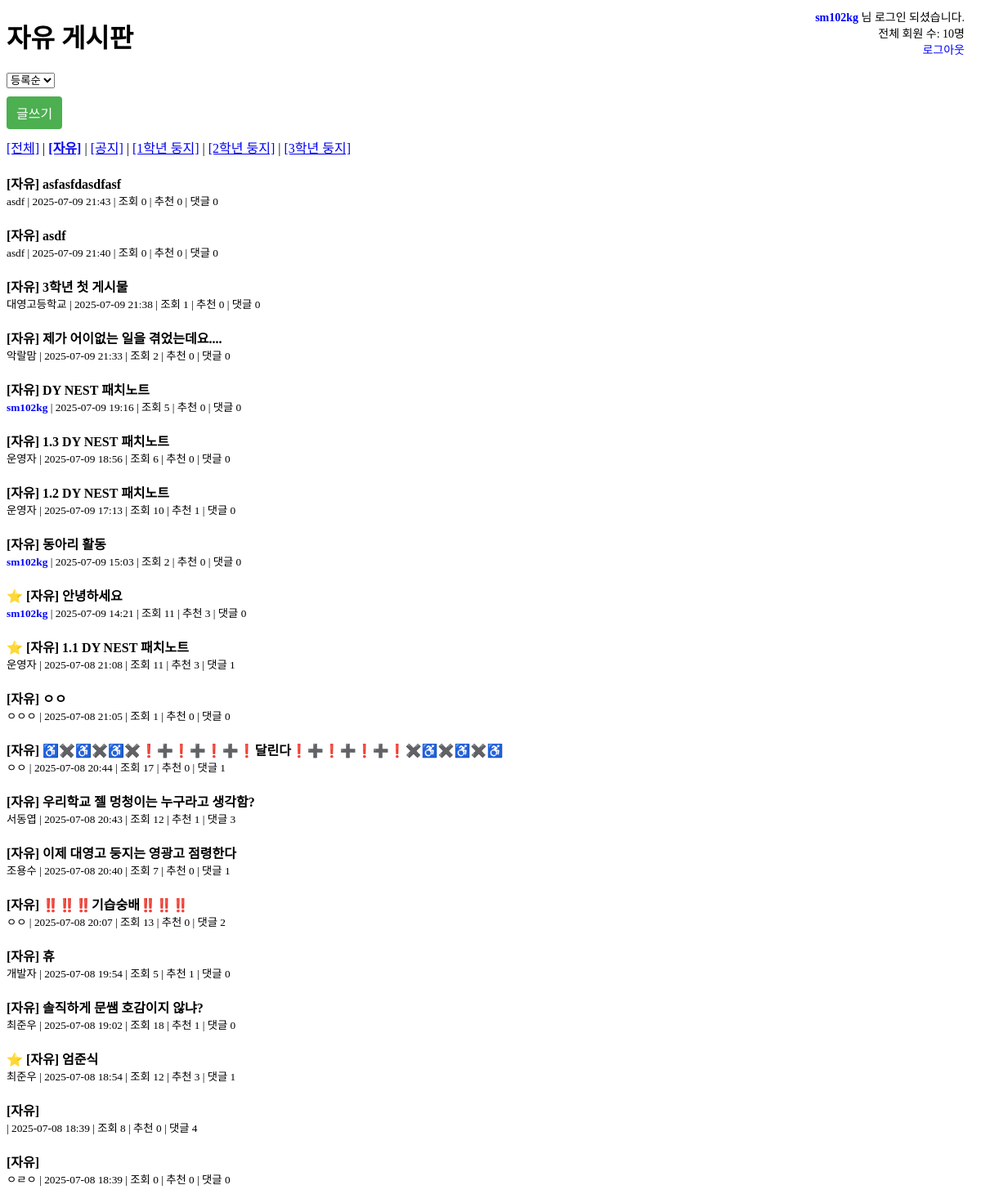
Screenshot of /?board=자유 (signed in) with the database file from the repository.
### board/models.py (models this page shows)
class Post(models.Model):
    title = models.CharField(max_length=200)
    content = models.TextField()
    writer = models.CharField(max_length=50)
    board_type = models.CharField(max_length=20, choices=BoardType.choices)
    created_at = models.DateTimeField(auto_now_add=True)
    view_count = models.IntegerField(default=0)
    like_count = models.IntegerField(default=0)
    file = models.FileField(upload_to='uploads/', null=True, blank=True)
    category = models.CharField(max_length=20, choices=CATEGORY_CHOICES, default='자유')
    image = models.ImageField(upload_to='images/', blank=True, null=True)

### board/views.py (the view)
# urls.py: path('', views.index, name='index'),
def index(request):
    board = request.GET.get('board', '전체')
    sort = request.GET.get('sort', 'latest')
    if board == '전체':
        posts = Post.objects.exclude(category__in=['1학년 둥지', '2학년 둥지', '3학년 둥지'])
    else:
        posts = Post.objects.filter(category=board)
    if sort == 'likes':
        posts = posts.order_by('-like_count')
    elif sort == 'views':
        posts = posts.order_by('-view_count')
    else:
        posts = posts.order_by('-created_at')
    for post in posts:
        post.comment_count = post.comments.count()
    user_count = User.objects.count()
    return render(request, 'board/index.html', {
        'posts': posts,
        'board': board,
        'user_count': user_count,
        'ADMIN_USERS': ADMIN_USERS,
    })

### board/templates/board/index.html (shortened to what this page needs)
<!DOCTYPE html>
<html lang="ko">
<head>
</head>
<body>
{% if user.is_authenticated %}
  <div class="login-status">
    {% if user.username in ADMIN_USERS %}
      <span class="admin-name">{{ user.username }}</span> 님 로그인 되셨습니다.<br>
      전체 회원 수: {{ user_count }}명<br>
    {% else %}
      {{ user.username }} 님 로그인 되셨습니다.<br>
    {% endif %}
    <form action="{% url 'logout' %}" method="post" style="display:inline;">
      <button type="submit" class="logout-btn">로그아웃</button>
    </form>
  </div>
{% else %}
  <div class="login-status">
    <a href="{% url 'login' %}">[로그인]</a>
  </div>
{% endif %}
<h1>{{ board }} 게시판</h1>
<form method="get">
  <select name="sort" onchange="this.form.submit()">
    <option value="created_at" {% if sort == 'created_at' %}selected{% endif %}>등록순</option>
  </select>
</form>
{% if user.is_authenticated %}
  <a href="{% url 'create_post' %}" style="display: inline-block; margin: 10px 0; padding: 8px 12px; background-color: #4CAF50; color: white; border-radius: 4px; text-decoration: none;">
    글쓰기
  </a>
{% else %}
  <span style="color: gray; font-size: 14px;">※ 로그인 후 글쓰기가 가능합니다.</span>
{% endif %}
<div style="margin-bottom: 20px;">
  <a href="?board=전체" {% if board == '전체' %}style="font-weight:bold;"{% endif %}>[전체]</a> |
  <a href="?board=자유" {% if board == '자유' %}style="font-weight:bold;"{% endif %}>[자유]</a> |
  <a href="?board=공지" {% if board == '공지' %}style="font-weight:bold;"{% endif %}>[공지]</a> |
  <a href="?board=1학년 둥지" {% if board == '1학년 둥지' %}style="font-weight:bold;"{% endif %}>[1학년 둥지]</a> |
  <a href="?board=2학년 둥지" {% if board == '2학년 둥지' %}style="font-weight:bold;"{% endif %}>[2학년 둥지]</a> |
  <a href="?board=3학년 둥지" {% if board == '3학년 둥지' %}style="font-weight:bold;"{% endif %}>[3학년 둥지]</a>
</div>
{% for post in posts %}
  <div style="margin-bottom: 20px;">
    <a href="{% url 'post_detail' post.id %}" style="text-decoration: none; color: black;">
      {% if post.like_count >= 3 %}
        <span style="color: gold;">⭐</span>
      {% endif %}
      <strong>[{{ post.category }}] {{ post.title }}</strong>
    </a><br>
    <small>
      {% if post.writer in ADMIN_USERS %}
        <span class="admin-name">{{ post.writer }}</span>
      {% else %}
        {{ post.writer }}
      {% endif %}
      | {{ post.created_at|date:"Y-m-d H:i" }} |
      조회 {{ post.view_count }} | 추천 {{ post.like_count }} | 댓글 {{ post.comment_count }}
    </small>
  </div>
{% endfor %}
</body>
</html>

### board/templates/board/index.html (style rules this page uses)
.login-status { position: fixed; top: 10px; right: 20px; text-align: right; font-size: 14px; z-index: 1000; }
.admin-name { color: blue; font-weight: bold; }
.logout-btn { background: none; border: none; color: blue; cursor: pointer; font-size: 14px; padding: 0; }

### rows the page displays
Post: category "자유", title "asfasfdasdfasf", writer "asdf", created_at "2025-07-09 21:43", view_count "0", like_count "0", comment_count "0"
Post: category "자유", title "asdf", writer "asdf", created_at "2025-07-09 21:40", view_count "0", like_count "0", comment_count "0"
Post: category "자유", title "3학년 첫 게시물", writer "대영고등학교", created_at "2025-07-09 21:38", view_count "1", like_count "0", comment_count "0"
Post: category "자유", title "제가 어이없는 일을 겪었는데요....", writer "악랄맘", created_at "2025-07-09 21:33", view_count "2", like_count "0", comment_count "0"
Post: category "자유", title "DY NEST 패치노트", writer "sm102kg", created_at "2025-07-09 19:16", view_count "5", like_count "0", comment_count "0"
Post: category "자유", title "1.3 DY NEST 패치노트", writer "운영자", created_at "2025-07-09 18:56", view_count "6", like_count "0", comment_count "0"
Post: category "자유", title "1.2 DY NEST 패치노트", writer "운영자", created_at "2025-07-09 17:13", view_count "10", like_count "1", comment_count "0"
Post: category "자유", title "동아리 활동", writer "sm102kg", created_at "2025-07-09 15:03", view_count "2", like_count "0", comment_count "0"
Post: category "자유", title "안녕하세요", writer "sm102kg", created_at "2025-07-09 14:21", view_count "11", like_count "3", comment_count "0"
Post: category "자유", title "1.1 DY NEST 패치노트", writer "운영자", created_at "2025-07-08 21:08", view_count "11", like_count "3", comment_count "1"
Post: category "자유", title "ㅇㅇ", writer "ㅇㅇㅇ", created_at "2025-07-08 21:05", view_count "1", like_count "0", comment_count "0"
Post: category "자유", title "♿️✖️♿️✖️♿️✖️❗️➕️❗️➕️❗️➕️❗️달린다❗️➕️❗️➕️❗️➕️❗️✖️♿️✖️♿️✖️♿️", writer "ㅇㅇ", created_at "2025-07-08 20:44", view_count "17", like_count "0", comment_count "1"
Post: category "자유", title "우리학교 젤 멍청이는 누구라고 생각함?", writer "서동엽", created_at "2025-07-08 20:43", view_count "12", like_count "1", comment_count "3"
Post: category "자유", title "이제 대영고 둥지는 영광고 점령한다", writer "조용수", created_at "2025-07-08 20:40", view_count "7", like_count "0", comment_count "1"
Post: category "자유", title "‼️‼️‼️기습숭배‼️‼️‼️", writer "ㅇㅇ", created_at "2025-07-08 20:07", view_count "13", like_count "0", comment_count "2"
Post: category "자유", title "휴", writer "개발자", created_at "2025-07-08 19:54", view_count "5", like_count "1", comment_count "0"
Post: category "자유", title "솔직하게 문쌤 호감이지 않냐?", writer "최준우", created_at "2025-07-08 19:02", view_count "18", like_count "1", comment_count "0"
Post: category "자유", title "엄준식", writer "최준우", created_at "2025-07-08 18:54", view_count "12", like_count "3", comment_count "1"
Post: category "자유", created_at "2025-07-08 18:39", view_count "8", like_count "0", comment_count "4"
Post: category "자유", writer "ㅇㄹㅇ", created_at "2025-07-08 18:39", view_count "0", like_count "0", comment_count "0"

### other values shown
{{ user.username }} "sm102kg"
{{ user_count }} "10"
{{ board }} "자유"
